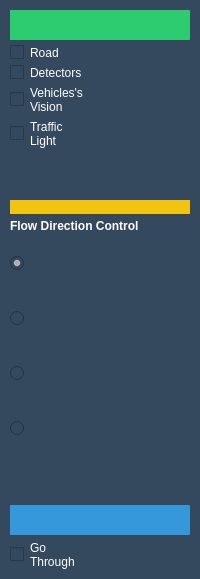
                      <widget class="QFrame" name="Tool">
                       
              
                       <property name="styleSheet">
                        
               
                        <string notr="true">color: rgb(255, 255, 255);
font: 57 8pt &quot;CMU Sans Serif&quot;;

background-color: rgb(52, 73, 94);
border-radius:15px;


</string>
                        
              
                       </property>
                       
              
                       <layout class="QVBoxLayout" name="verticalLayout_9">
                        
               
                        <property name="spacing">
                         
                
                         <number>5</number>
                         
               
                        </property>
                        
               
                        <property name="leftMargin">
                         
                
                         <number>10</number>
                         
               
                        </property>
                        
               
                        <property name="topMargin">
                         
                
                         <number>10</number>
                         
               
                        </property>
                        
               
                        <property name="rightMargin">
                         
                
                         <number>10</number>
                         
               
                        </property>
                        
               
                        <property name="bottomMargin">
                         
                
                         <number>10</number>
                         
               
                        </property>
                        
               
                        <item>
                         
                
                         <widget class="QFrame" name="frame_4">
                          
                 
                          <property name="minimumSize">
                           
                  
                           <size>
                            
                   
                            <width>0</width>
                            
                   
                            <height>30</height>
                            
                  
                           </size>
                           
                 
                          </property>
                          
                 
                          <property name="maximumSize">
                           
                  
                           <size>
                            
                   
                            <width>16777215</width>
                            
                   
                            <height>30</height>
                            
                  
                           </size>
                           
                 
                          </property>
                          
                 
                          <property name="styleSheet">
                           
                  
                           <string notr="true">background-color: rgb(46, 204, 113);
border-radius:1px;</string>
                           
                 
                          </property>
                          
                 
                          <property name="frameShape">
                           
                  
                           <enum>QFrame::StyledPanel</enum>
                           
                 
                          </property>
                          
                 
                          <property name="frameShadow">
                           
                  
                           <enum>QFrame::Raised</enum>
                           
                 
                          </property>
                          
                 
                          <layout class="QHBoxLayout" name="horizontalLayout_11">
                           
                  
                           <property name="spacing">
                            
                   
                            <number>0</number>
                            
                  
                           </property>
                           
                  
                           <property name="leftMargin">
                            
                   
                            <number>0</number>
                            
                  
                           </property>
                           
                  
                           <property name="topMargin">
                            
                   
                            <number>0</number>
                            
                  
                           </property>
                           
                  
                           <property name="rightMargin">
                            
                   
                            <number>0</number>
                            
                  
                           </property>
                           
                  
                           <property name="bottomMargin">
                            
                   
                            <number>0</number>
                            
                  
                           </property>
                           
                  
                           <item>
                            
                   
                            <widget class="QLabel" name="label_2">
                             
                    
                             <property name="maximumSize">
                              
                     
                              <size>
                               
                      
                               <width>30</width>
                               
                      
                               <height>30</height>
                               
                     
                              </size>
                              
                    
                             </property>
                             
                    
                             <property name="styleSheet">
                              
                     
                              <string notr="true"/>
                              
                    
                             </property>
                             
                    
                             <property name="text">
                              
                     
                              <string/>
                              
                    
                             </property>
                             
                    
                             <property name="pixmap">
                              
                     
                              <pixmap resource="../resource.qrc">:/image/Image/eye_icon.png</pixmap>
                              
                    
                             </property>
                             
                    
                             <property name="scaledContents">
                              
                     
                              <bool>true</bool>
                              
                    
                             </property>
                             
                   
                            </widget>
                            
                  
                           </item>
                           
                  
                           <item>
                            
                   
                            <spacer name="horizontalSpacer_11">
                             
                    
                             <property name="orientation">
                              
                     
                              <enum>Qt::Horizontal</enum>
                              
                    
                             </property>
                             
                    
                             <property name="sizeHint" stdset="0">
                              
                     
                              <size>
                               
                      
                               <width>35</width>
                               
                      
                               <height>20</height>
                               
                     
                              </size>
                              
                    
                             </property>
                             
                   
                            </spacer>
                            
                  
                           </item>
                           
                 
                          </layout>
                          
                
                         </widget>
                         
               
                        </item>
                        
               
                        <item>
                         
                
                         <widget class="QCheckBox" name="show_road_check_box">
                          
                 
                          <property name="text">
                           
                  
                           <string>Road </string>
                           
                 
                          </property>
                          
                
                         </widget>
                         
               
                        </item>
                        
               
                        <item>
                         
                
                         <widget class="QCheckBox" name="show_detectors_check_box">
                          
                 
                          <property name="text">
                           
                  
                           <string>Detectors</string>
                           
                 
                          </property>
                          
                
                         </widget>
                         
               
                        </item>
                        
               
                        <item>
                         
                
                         <widget class="QCheckBox" name="show_vehicles_vision_check_box">
                          
                 
                          <property name="text">
                           
                  
                           <string>Vehicles's
Vision</string>
                           
                 
                          </property>
                          
                
                         </widget>
                         
               
                        </item>
                        
               
                        <item>
                         
                
                         <widget class="QCheckBox" name="show_traffic_light_check_box">
                          
                 
                          <property name="text">
                           
                  
                           <string>Traffic
Light</string>
                           
                 
                          </property>
                          
                
                         </widget>
                         
               
                        </item>
                        
               
                        <item>
                         
                
                         <spacer name="verticalSpacer_6">
                          
                 
                          <property name="orientation">
                           
                  
                           <enum>Qt::Vertical</enum>
                           
                 
                          </property>
                          
                 
                          <property name="sizeHint" stdset="0">
                           
                  
                           <size>
                            
                   
                            <width>20</width>
                            
                   
                            <height>40</height>
                            
                  
                           </size>
                           
                 
                          </property>
                          
                
                         </spacer>
                         
               
                        </item>
                        
               
                        <item>
                         
                
                         <widget class="QLabel" name="label_4">
                          
                 
                          <property name="styleSheet">
                           
                  
                           <string notr="true">background-color: rgb(241, 196, 15);</string>
                           
                 
                          </property>
                          
                 
                          <property name="text">
                           
                  
                           <string/>
                           
                 
                          </property>
                          
                
                         </widget>
                         
               
                        </item>
                        
               
                        <item>
                         
                
                         <widget class="QLabel" name="FlowDirectionControl">
                          
                 
                          <property name="styleSheet">
                           
                  
                           <string notr="true"/>
                           
                 
                          </property>
                          
                 
                          <property name="text">
                           
                  
                           <string>&lt;html&gt;&lt;head/&gt;&lt;body&gt;&lt;p&gt;&lt;span style=&quot; font-weight:600;&quot;&gt;Flow Direction Control&lt;/span&gt;&lt;/p&gt;&lt;/body&gt;&lt;/html&gt;</string>
                           
                 
                          </property>
                          
                 
                          <property name="scaledContents">
                           
                  
                           <bool>true</bool>
                           
                 
                          </property>
                          
                 
                          <property name="wordWrap">
                           
                  
                           <bool>true</bool>
                           
                 
                          </property>
                          
                
                         </widget>
                         
               
                        </item>
                        
               
                        <item>
                         
                
                         <widget class="QRadioButton" name="m_3_lanes_button">
                          
                 
                          <property name="minimumSize">
                           
                  
                           <size>
                            
                   
                            <width>50</width>
                            
                   
                            <height>50</height>
                            
                  
                           </size>
                           
                 
                          </property>
                          
                 
                          <property name="maximumSize">
                           
                  
                           <size>
                            
                   
                            <width>50</width>
                            
                   
                            <height>50</height>
                            
                  
                           </size>
                           
                 
                          </property>
                          
                 
                          <property name="text">
                           
                  
                           <string/>
                           
                 
                          </property>
                          
                 
                          <property name="icon">
                           
                  
                           <iconset resource="../resource.qrc">
                            
                   
                            <normaloff>:/icon/Image/icon/3_lanes_icon.png</normaloff>
                            :/icon/Image/icon/3_lanes_icon.png
                           </iconset>
                           
                 
                          </property>
                          
                 
                          <property name="iconSize">
                           
                  
                           <size>
                            
                   
                            <width>33</width>
                            
                   
                            <height>33</height>
                            
                  
                           </size>
                           
                 
                          </property>
                          
                 
                          <property name="checked">
                           
                  
                           <bool>true</bool>
                           
                 
                          </property>
                          
                
                         </widget>
                         
               
                        </item>
                        
               
                        <item>
                         
                
                         <widget class="QRadioButton" name="m_5_lanes_button">
                          
                 
                          <property name="minimumSize">
                           
                  
                           <size>
                            
                   
                            <width>50</width>
                            
                   
                            <height>50</height>
                            
                  
                           </size>
                           
                 
                          </property>
                          
                 
                          <property name="maximumSize">
                           
                  
                           <size>
                            
                   
                            <width>50</width>
                            
                   
                            <height>50</height>
                            
                  
                           </size>
                           
                 
                          </property>
                          
                 
                          <property name="text">
                           
                  
                           <string/>
                           
                 
                          </property>
                          
                 
                          <property name="icon">
                           
                  
                           <iconset resource="../resource.qrc">
                            
                   
                            <normaloff>:/icon/Image/icon/5_lanes_icon.png</normaloff>
                            :/icon/Image/icon/5_lanes_icon.png
                           </iconset>
                           
                 
                          </property>
                          
                 
                          <property name="iconSize">
                           
                  
                           <size>
                            
                   
                            <width>33</width>
                            
                   
                            <height>33</height>
                            
                  
                           </size>
                           
                 
                          </property>
                          
                
                         </widget>
                         
               
                        </item>
                        
               
                        <item>
                         
                
                         <widget class="QRadioButton" name="m_no_turn_button">
                          
                 
                          <property name="minimumSize">
                           
                  
                           <size>
                            
                   
                            <width>50</width>
                            
                   
                            <height>50</height>
                            
                  
                           </size>
                           
                 
                          </property>
                          
                 
                          <property name="maximumSize">
                           
                  
                           <size>
                            
                   
                            <width>50</width>
                            
                   
                            <height>50</height>
                            
                  
                           </size>
                           
                 
                          </property>
                          
                 
                          <property name="text">
                           
                  
                           <string/>
                           
                 
                          </property>
                          
                 
                          <property name="icon">
                           
                  
                           <iconset resource="../resource.qrc">
                            
                   
                            <normaloff>:/icon/Image/icon/no_turn_icon.png</normaloff>
                            :/icon/Image/icon/no_turn_icon.png
                           </iconset>
                           
                 
                          </property>
                          
                 
                          <property name="iconSize">
                           
                  
                           <size>
                            
                   
                            <width>33</width>
                            
                   
                            <height>33</height>
                            
                  
                           </size>
                           
                 
                          </property>
                          
                
                         </widget>
                         
               
                        </item>
                        
               
                        <item>
                         
                
                         <widget class="QRadioButton" name="m_turn_only_button">
                          
                 
                          <property name="minimumSize">
                           
                  
                           <size>
                            
                   
                            <width>50</width>
                            
                   
                            <height>50</height>
                            
                  
                           </size>
                           
                 
                          </property>
                          
                 
                          <property name="maximumSize">
                           
                  
                           <size>
                            
                   
                            <width>50</width>
                            
                   
                            <height>50</height>
                            
                  
                           </size>
                           
                 
                          </property>
                          
                 
                          <property name="text">
                           
                  
                           <string/>
                           
                 
                          </property>
                          
                 
                          <property name="icon">
                           
                  
                           <iconset resource="../resource.qrc">
                            
                   
                            <normaloff>:/icon/Image/icon/only_turn_icon.png</normaloff>
                            :/icon/Image/icon/only_turn_icon.png
                           </iconset>
                           
                 
                          </property>
                          
                 
                          <property name="iconSize">
                           
                  
                           <size>
                            
                   
                            <width>33</width>
                            
                   
                            <height>33</height>
                            
                  
                           </size>
                           
                 
                          </property>
                          
                
                         </widget>
                         
               
                        </item>
                        
               
                        <item>
                         
                
                         <spacer name="verticalSpacer_7">
                          
                 
                          <property name="orientation">
                           
                  
                           <enum>Qt::Vertical</enum>
                           
                 
                          </property>
                          
                 
                          <property name="sizeHint" stdset="0">
                           
                  
                           <size>
                            
                   
                            <width>20</width>
                            
                   
                            <height>40</height>
                            
                  
                           </size>
                           
                 
                          </property>
                          
                
                         </spacer>
                         
               
                        </item>
                        
               
                        <item>
                         
                
                         <widget class="QFrame" name="frame_5">
                          
                 
                          <property name="minimumSize">
                           
                  
                           <size>
                            
                   
                            <width>0</width>
                            
                   
                            <height>30</height>
                            
                  
                           </size>
                           
                 
                          </property>
                          
                 
                          <property name="maximumSize">
                           
                  
                           <size>
                            
                   
                            <width>16777215</width>
                            
                   
                            <height>30</height>
                            
                  
                           </size>
                           
                 
                          </property>
                          
                 
                          <property name="styleSheet">
                           
                  
                           <string notr="true">background-color: rgb(52, 152, 219);
border-radius:1px;
</string>
                           
                 
                          </property>
                          
                 
                          <property name="frameShape">
                           
                  
                           <enum>QFrame::StyledPanel</enum>
                           
                 
                          </property>
                          
                 
                          <property name="frameShadow">
                           
                  
                           <enum>QFrame::Raised</enum>
                           
                 
                          </property>
                          
                 
                          <layout class="QHBoxLayout" name="horizontalLayout_12">
                           
                  
                           <property name="spacing">
                            
                   
                            <number>0</number>
                            
                  
                           </property>
                           
                  
                           <property name="leftMargin">
                            
                   
                            <number>0</number>
                            
                  
                           </property>
                           
                  
                           <property name="topMargin">
                            
                   
                            <number>0</number>
                            
                  
                           </property>
                           
                  
                           <property name="rightMargin">
                            
                   
                            <number>0</number>
                            
                  
                           </property>
                           
                  
                           <property name="bottomMargin">
                            
                   
                            <number>0</number>
                            
                  
                           </property>
                           
                  
                           <item>
                            
                   
                            <widget class="QLabel" name="label_3">
                             
                    
                             <property name="maximumSize">
                              
                     
                              <size>
                               
                      
                               <width>30</width>
                               
                      
                               <height>30</height>
                               
                     
                              </size>
                              
                    
                             </property>
                             
                    
                             <property name="text">
                              
                     
                              <string/>
                              
                    
                             </property>
                             
                    
                             <property name="pixmap">
                              
                     
                              <pixmap resource="../resource.qrc">:/icon/Image/icon/go_through_icon.png</pixmap>
                              
                    
                             </property>
                             
                    
                             <property name="scaledContents">
                              
                     
                              <bool>true</bool>
                              
                    
                             </property>
                             
                   
                            </widget>
                            
                  
                           </item>
                           
                  
                           <item>
                            
                   
                            <spacer name="horizontalSpacer_12">
                             
                    
                             <property name="orientation">
                              
                     
                              <enum>Qt::Horizontal</enum>
                              
                    
                             </property>
                             
                    
                             <property name="sizeHint" stdset="0">
                              
                     
                              <size>
                               
                      
                               <width>40</width>
                               
                      
                               <height>20</height>
                               
                     
                              </size>
                              
                    
                             </property>
                             
                   
                            </spacer>
                            
                  
                           </item>
                           
                 
                          </layout>
                          
                
                         </widget>
                         
               
                        </item>
                        
               
                        <item>
                         
                
                         <widget class="QCheckBox" name="m_go_through_check_box">
                          
                 
                          <property name="text">
                           
                  
                           <string>Go 
Through</string>
                           
                 
                          </property>
                          
                
                         </widget>
                         
               
                        </item>
                        
              
                       </layout>
                       
             
                      </widget>
